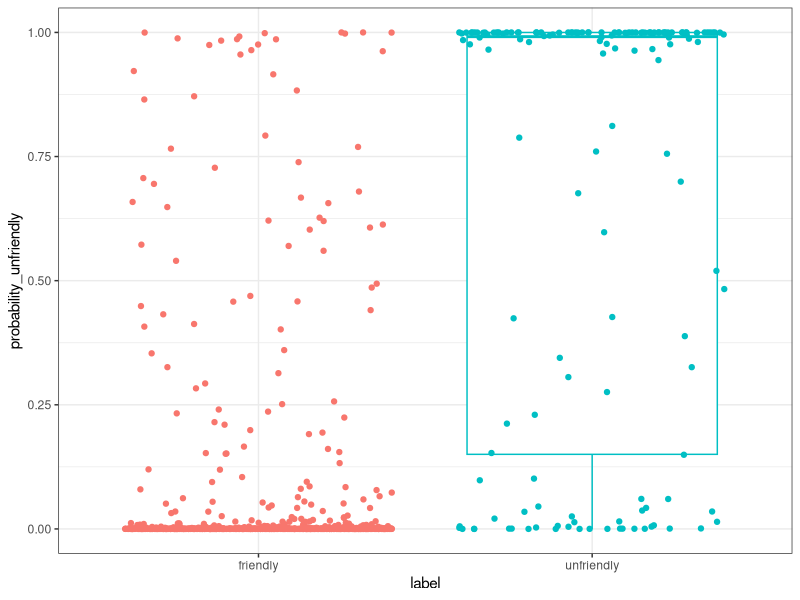

The R source for this figure:
library(tidyverse)
library(writexl)

data = read_tsv("CNN_Metrics_final/predictions.tsv")

ggplot(data = data, aes(x = label, y = probability_unfriendly, col = label)) +
  geom_boxplot(outlier.shape = NA) +
  geom_jitter(height = 0) +
  theme_bw() +
  guides(color = FALSE)


misclassification_summary1 = arrange(data, probability_unfriendly) %>%
  filter(label == "unfriendly") %>%
  filter(probability_unfriendly < 0.5)

misclassification_summary2 = arrange(data, desc(probability_unfriendly)) %>%
  filter(label == "friendly") %>%
  filter(probability_unfriendly > 0.5)

bind_rows(misclassification_summary1, misclassification_summary2) %>%
  write_xlsx("CNN_Top_Misclassifications.xlsx")